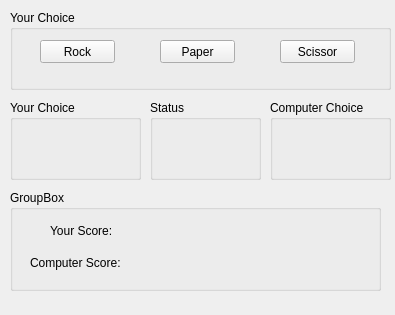
<?xml version="1.0" encoding="UTF-8"?>
<ui version="4.0">
 <class>Form</class>
 <widget class="QWidget" name="Form">
  <property name="geometry">
   <rect>
    <x>0</x>
    <y>0</y>
    <width>395</width>
    <height>315</height>
   </rect>
  </property>
  <property name="windowTitle">
   <string>RPS</string>
  </property>
  <property name="windowIcon">
   <iconset>
    <normaloff>env/Lib/site-packages/Lg.jpg</normaloff>env/Lib/site-packages/Lg.jpg</iconset>
  </property>
  <widget class="QGroupBox" name="groupBox">
   <property name="geometry">
    <rect>
     <x>10</x>
     <y>10</y>
     <width>381</width>
     <height>80</height>
    </rect>
   </property>
   <property name="title">
    <string>Your Choice</string>
   </property>
   <widget class="QPushButton" name="pushButton_2">
    <property name="geometry">
     <rect>
      <x>150</x>
      <y>30</y>
      <width>75</width>
      <height>23</height>
     </rect>
    </property>
    <property name="text">
     <string>Paper</string>
    </property>
   </widget>
   <widget class="QPushButton" name="pushButton_3">
    <property name="geometry">
     <rect>
      <x>270</x>
      <y>30</y>
      <width>75</width>
      <height>23</height>
     </rect>
    </property>
    <property name="text">
     <string>Scissor</string>
    </property>
   </widget>
   <widget class="QPushButton" name="pushButton">
    <property name="geometry">
     <rect>
      <x>30</x>
      <y>30</y>
      <width>75</width>
      <height>23</height>
     </rect>
    </property>
    <property name="text">
     <string>Rock</string>
    </property>
   </widget>
  </widget>
  <widget class="QGroupBox" name="groupBox_2">
   <property name="geometry">
    <rect>
     <x>10</x>
     <y>100</y>
     <width>131</width>
     <height>80</height>
    </rect>
   </property>
   <property name="title">
    <string>Your Choice</string>
   </property>
   <widget class="QLabel" name="label_5">
    <property name="geometry">
     <rect>
      <x>30</x>
      <y>30</y>
      <width>71</width>
      <height>20</height>
     </rect>
    </property>
    <property name="font">
     <font>
      <pointsize>12</pointsize>
      <weight>75</weight>
      <bold>true</bold>
     </font>
    </property>
    <property name="styleSheet">
     <string notr="true">color: rgb(0, 86, 0);</string>
    </property>
    <property name="text">
     <string/>
    </property>
   </widget>
  </widget>
  <widget class="QGroupBox" name="groupBox_3">
   <property name="geometry">
    <rect>
     <x>270</x>
     <y>100</y>
     <width>121</width>
     <height>80</height>
    </rect>
   </property>
   <property name="title">
    <string>Computer Choice</string>
   </property>
   <widget class="QLabel" name="label_7">
    <property name="geometry">
     <rect>
      <x>20</x>
      <y>30</y>
      <width>71</width>
      <height>21</height>
     </rect>
    </property>
    <property name="font">
     <font>
      <pointsize>14</pointsize>
      <weight>75</weight>
      <bold>true</bold>
     </font>
    </property>
    <property name="styleSheet">
     <string notr="true">color: rgb(170, 0, 0);</string>
    </property>
    <property name="text">
     <string/>
    </property>
   </widget>
  </widget>
  <widget class="QGroupBox" name="groupBox_4">
   <property name="geometry">
    <rect>
     <x>10</x>
     <y>190</y>
     <width>371</width>
     <height>101</height>
    </rect>
   </property>
   <property name="title">
    <string>GroupBox</string>
   </property>
   <widget class="QLabel" name="label">
    <property name="geometry">
     <rect>
      <x>40</x>
      <y>30</y>
      <width>71</width>
      <height>21</height>
     </rect>
    </property>
    <property name="text">
     <string>Your Score:</string>
    </property>
   </widget>
   <widget class="QLabel" name="label_2">
    <property name="geometry">
     <rect>
      <x>20</x>
      <y>62</y>
      <width>91</width>
      <height>21</height>
     </rect>
    </property>
    <property name="text">
     <string>Computer Score:</string>
    </property>
   </widget>
   <widget class="QLabel" name="label_3">
    <property name="geometry">
     <rect>
      <x>140</x>
      <y>23</y>
      <width>111</width>
      <height>20</height>
     </rect>
    </property>
    <property name="font">
     <font>
      <pointsize>16</pointsize>
      <weight>75</weight>
      <bold>true</bold>
     </font>
    </property>
    <property name="styleSheet">
     <string notr="true">color: rgb(0, 86, 0);</string>
    </property>
    <property name="text">
     <string/>
    </property>
   </widget>
   <widget class="QLabel" name="label_4">
    <property name="geometry">
     <rect>
      <x>140</x>
      <y>62</y>
      <width>111</width>
      <height>21</height>
     </rect>
    </property>
    <property name="font">
     <font>
      <pointsize>16</pointsize>
      <weight>75</weight>
      <bold>true</bold>
     </font>
    </property>
    <property name="styleSheet">
     <string notr="true">color: rgb(170, 0, 0);</string>
    </property>
    <property name="text">
     <string/>
    </property>
   </widget>
  </widget>
  <widget class="QGroupBox" name="groupBox_5">
   <property name="geometry">
    <rect>
     <x>150</x>
     <y>100</y>
     <width>111</width>
     <height>80</height>
    </rect>
   </property>
   <property name="title">
    <string>Status</string>
   </property>
   <widget class="QLabel" name="label_6">
    <property name="geometry">
     <rect>
      <x>10</x>
      <y>22</y>
      <width>91</width>
      <height>41</height>
     </rect>
    </property>
    <property name="font">
     <font>
      <pointsize>10</pointsize>
      <weight>75</weight>
      <bold>true</bold>
     </font>
    </property>
    <property name="styleSheet">
     <string notr="true">color: rgb(0, 0, 127);</string>
    </property>
    <property name="text">
     <string/>
    </property>
   </widget>
  </widget>
 </widget>
 <resources/>
 <connections/>
</ui>
